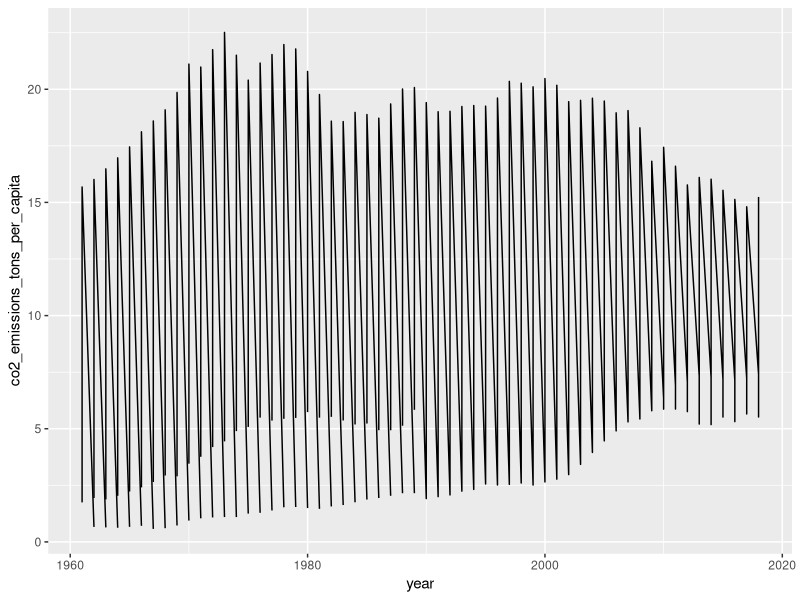
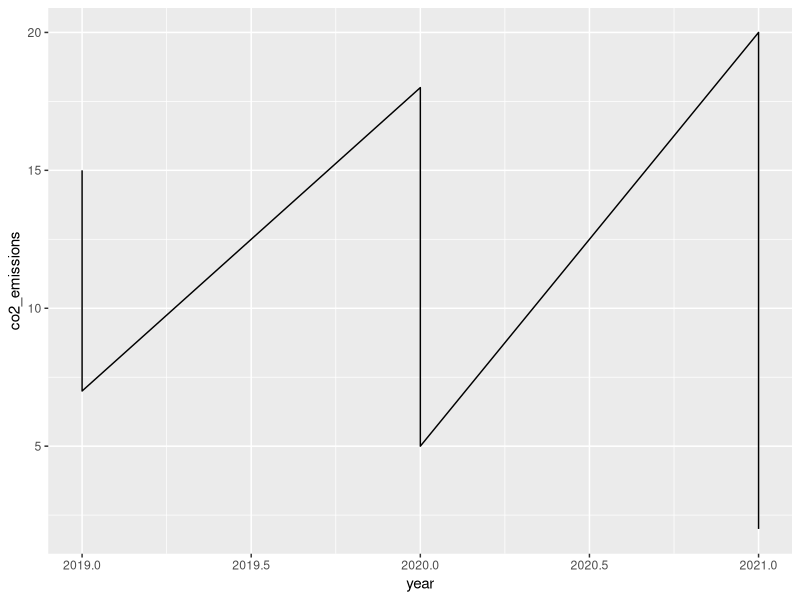
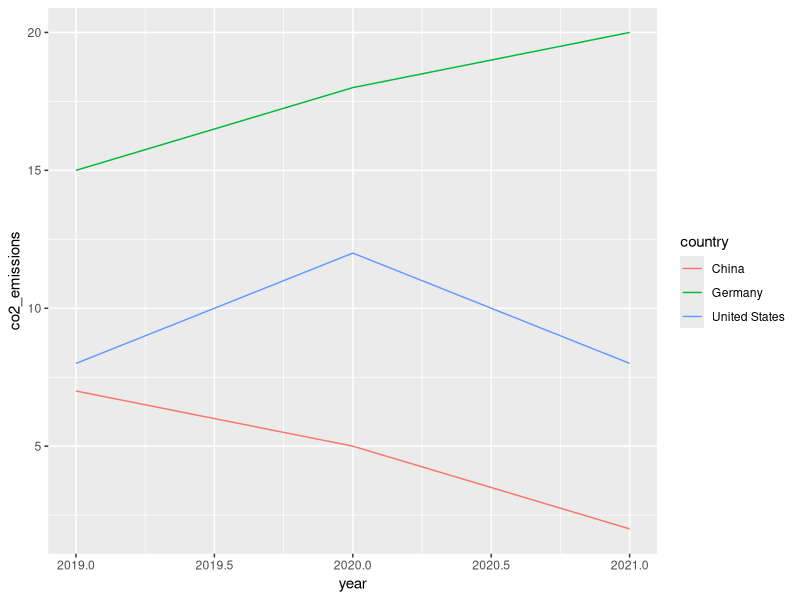
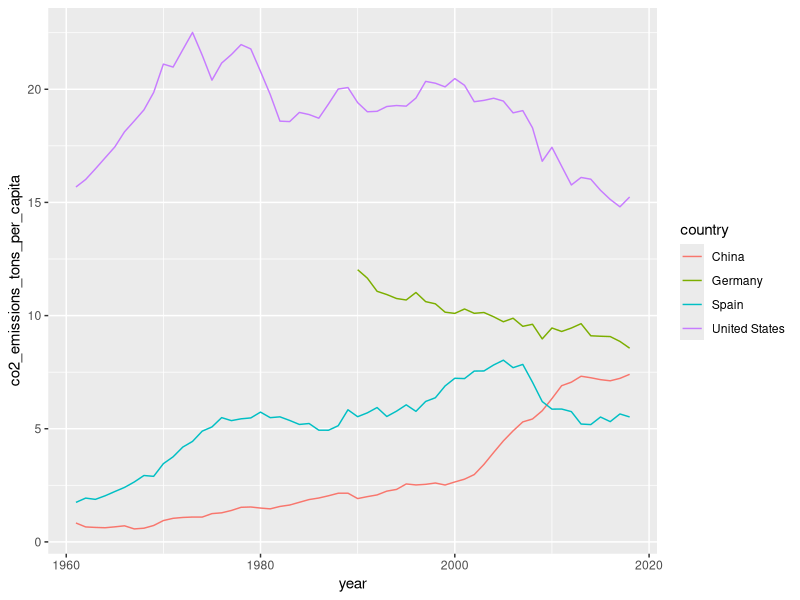
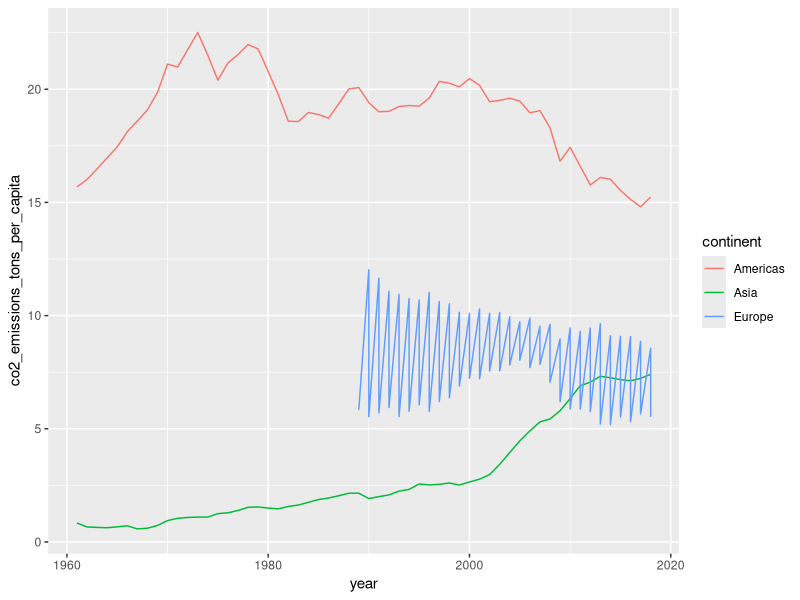

The R script that drew these images, in order:
library(tidyverse)

world_bank_countries <- read_csv("data/world_bank_countries.csv")


# Without grouping --------------------------------------------------------
world_bank_countries %>% 
  filter(country %in% c("Germany", "United States", 
                        "China", "Spain")) %>% 
  ggplot(aes(x = year,
             y = co2_emissions_tons_per_capita)) + 
  geom_line()


# Grouping in geom_line happens when you map the aesthetics 
# group, color, or linetype to a discrete variable
#
# Without a grouping you will always get only one line.
#
# With a grouping you will get multiple lines.


# Trick -------------------------------------------------------------------
fake_data <- tibble(
  year = c(2019, 2019, 2019,
           2020, 2020, 2020,
           2021, 2021, 2021),
  co2_emissions = c(15, 8, 7, 18, 12, 5, 20, 8, 2),
  country = c(rep(c("Germany", "United States", "China"), 3))
) 

fake_data %>%
  ggplot(aes(x = year,
             y = co2_emissions)) + 
  geom_line()

# Select the data for the mapped variables
# arrange the values on the x variable
fake_data %>% 
  select(year, co2_emissions) %>% 
  arrange(year)

# If you want to see multiple lines, select the values
# of one grouping variable and see if the values 
# for this line make sense
fake_data %>% 
  filter(country == "United States") %>% 
  select(year, co2_emissions) %>% 
  arrange(year)

# If yes, group by this variable with group, color or linetype
fake_data %>%
  ggplot(aes(x = year,
             y = co2_emissions,
             color = country)) + 
  geom_line()

# Solution to the problem -------------------------------------------------

# Select the data for the mapped variables
# arrange the values on the x variable
world_bank_countries %>% 
  filter(country %in% c("Germany", "United States", 
                        "China", "Spain")) %>% 
  select(year, co2_emissions_tons_per_capita) %>% 
  arrange(-year)

# If you want to see multiple lines, select the values
# of one grouping variable and see if the values 
# for this line make sense
world_bank_countries %>% 
  filter(country %in% c("Germany", "United States", 
                        "China", "Spain")) %>% 
  filter(country == "United States") %>% 
  select(year, co2_emissions_tons_per_capita) %>% 
  arrange(-year)

world_bank_countries %>% 
  filter(country %in% c("Germany", "United States", 
                        "China", "Spain")) %>% 
  ggplot(aes(x = year,
             y = co2_emissions_tons_per_capita,
             color = country)) + 
  geom_line()


# One grouping might not be enough ----------------------------------------
world_bank_countries %>% 
  filter(country %in% c("Germany", "United States", 
                        "China", "Spain")) %>% 
  ggplot(aes(x = year,
             y = co2_emissions_tons_per_capita,
             color = continent)) + 
  geom_line()
